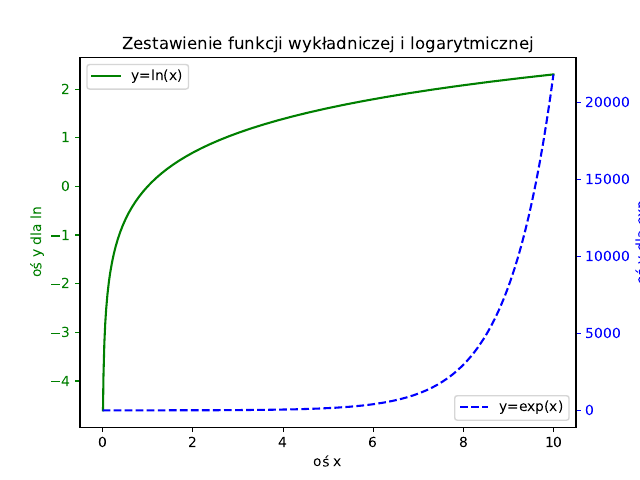

This chart was generated by the following Python code:
import numpy as np
import pandas as pd
import matplotlib.pyplot as plt

fig, ax1 = plt.subplots()
x = np.arange(0, 10, step=0.01)
y1 = np.log(x)
ax1.plot(x, y1, color="green", label="y=ln(x)")
ax1.legend(loc=2)
ax1.set_xlabel("oś x")
ax1.set_ylabel("oś y dla ln", color="green")
ax1.tick_params("y", colors="green")
ax2 = ax1.twinx()
y2 = np.exp(x)
ax2.plot(x, y2, color="blue", linestyle="--", label="y=exp(x)")
ax2.legend(loc=4)
ax2.set_ylabel("oś y dla exp", color="blue")
ax2.tick_params("y", colors="blue")
plt.title("Zestawienie funkcji wykładniczej i logarytmicznej")
plt.savefig("zad1.pdf", format="pdf")
plt.show()
